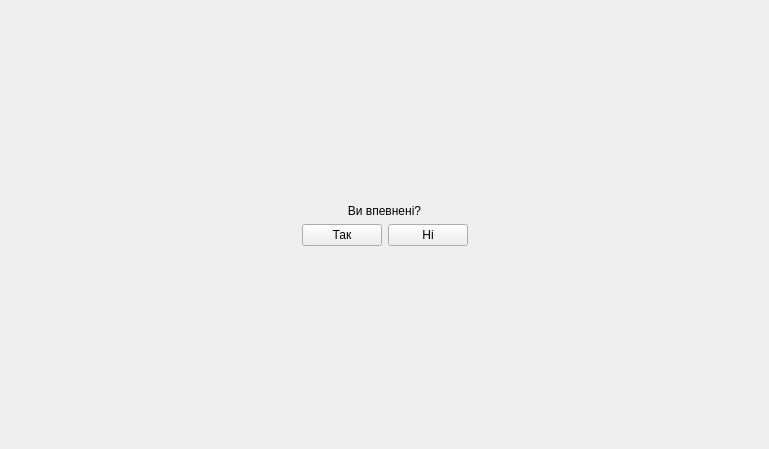
<?xml version="1.0" encoding="UTF-8"?>
<ui version="4.0">
 <class>MainWindow</class>
 <widget class="QMainWindow" name="MainWindow">
  <property name="geometry">
   <rect>
    <x>0</x>
    <y>0</y>
    <width>769</width>
    <height>449</height>
   </rect>
  </property>
  <property name="windowTitle">
   <string>TestComplex</string>
  </property>
  <widget class="QWidget" name="centralwidget">
   <property name="enabled">
    <bool>true</bool>
   </property>
   <layout class="QGridLayout" name="gridLayout">
    <item row="1" column="0">
     <layout class="QHBoxLayout" name="horizontalLayout">
      <item>
       <widget class="QLabel" name="label">
        <property name="text">
         <string>Ви впевнені?</string>
        </property>
        <property name="alignment">
         <set>Qt::AlignCenter</set>
        </property>
       </widget>
      </item>
     </layout>
    </item>
    <item row="2" column="0">
     <layout class="QHBoxLayout" name="horizontalLayout_2">
      <item>
       <spacer name="horizontalSpacer">
        <property name="orientation">
         <enum>Qt::Horizontal</enum>
        </property>
        <property name="sizeHint" stdset="0">
         <size>
          <width>40</width>
          <height>20</height>
         </size>
        </property>
       </spacer>
      </item>
      <item>
       <widget class="QPushButton" name="YesButton">
        <property name="text">
         <string>Так</string>
        </property>
       </widget>
      </item>
      <item>
       <widget class="QPushButton" name="NoButton">
        <property name="text">
         <string>Ні</string>
        </property>
       </widget>
      </item>
      <item>
       <spacer name="horizontalSpacer_3">
        <property name="orientation">
         <enum>Qt::Horizontal</enum>
        </property>
        <property name="sizeHint" stdset="0">
         <size>
          <width>40</width>
          <height>20</height>
         </size>
        </property>
       </spacer>
      </item>
     </layout>
    </item>
    <item row="3" column="0">
     <spacer name="verticalSpacer">
      <property name="orientation">
       <enum>Qt::Vertical</enum>
      </property>
      <property name="sizeHint" stdset="0">
       <size>
        <width>20</width>
        <height>40</height>
       </size>
      </property>
     </spacer>
    </item>
    <item row="0" column="0">
     <spacer name="verticalSpacer_2">
      <property name="orientation">
       <enum>Qt::Vertical</enum>
      </property>
      <property name="sizeHint" stdset="0">
       <size>
        <width>20</width>
        <height>40</height>
       </size>
      </property>
     </spacer>
    </item>
   </layout>
  </widget>
 </widget>
 <resources/>
 <connections/>
</ui>
